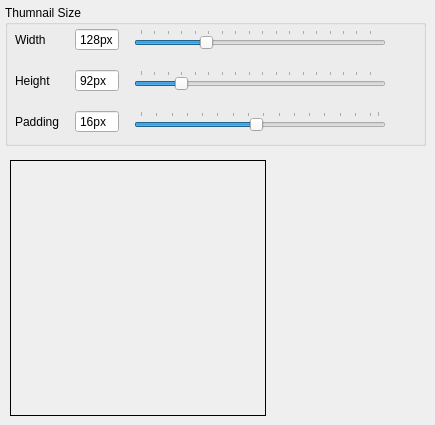
      <widget class="QWidget" name="tabThumbnails">
       <attribute name="icon">
        <iconset resource="../Icons/icons.qrc">
         <normaloff>:/Window/thumbnail.png</normaloff>:/Window/thumbnail.png</iconset>
       </attribute>
       <attribute name="title">
        <string/>
       </attribute>
       <attribute name="toolTip">
        <string>Thumbnail Settings</string>
       </attribute>
       <attribute name="whatsThis">
        <string>Change how image thumbnails appear</string>
       </attribute>
       <widget class="QGroupBox" name="thumbSizeGroupBox">
        <property name="geometry">
         <rect>
          <x>5</x>
          <y>5</y>
          <width>421</width>
          <height>141</height>
         </rect>
        </property>
        <property name="title">
         <string>Thumnail Size</string>
        </property>
        <widget class="QWidget" name="layoutWidget">
         <property name="geometry">
          <rect>
           <x>10</x>
           <y>20</y>
           <width>371</width>
           <height>111</height>
          </rect>
         </property>
         <layout class="QGridLayout" name="thumbSizeLayout" rowstretch="0,0,0">
          <property name="spacing">
           <number>15</number>
          </property>
          <item row="0" column="0">
           <widget class="QLabel" name="widthLabel">
            <property name="text">
             <string>Width</string>
            </property>
            <property name="buddy">
             <cstring>widthSpinBox</cstring>
            </property>
           </widget>
          </item>
          <item row="0" column="1">
           <widget class="QSpinBox" name="widthSpinBox">
            <property name="readOnly">
             <bool>true</bool>
            </property>
            <property name="buttonSymbols">
             <enum>QAbstractSpinBox::NoButtons</enum>
            </property>
            <property name="suffix">
             <string>px</string>
            </property>
            <property name="minimum">
             <number>32</number>
            </property>
            <property name="maximum">
             <number>384</number>
            </property>
            <property name="value">
             <number>128</number>
            </property>
           </widget>
          </item>
          <item row="1" column="2">
           <widget class="QSlider" name="heightSlider">
            <property name="minimum">
             <number>32</number>
            </property>
            <property name="maximum">
             <number>384</number>
            </property>
            <property name="pageStep">
             <number>20</number>
            </property>
            <property name="value">
             <number>92</number>
            </property>
            <property name="orientation">
             <enum>Qt::Horizontal</enum>
            </property>
            <property name="invertedAppearance">
             <bool>false</bool>
            </property>
            <property name="invertedControls">
             <bool>false</bool>
            </property>
            <property name="tickPosition">
             <enum>QSlider::TicksAbove</enum>
            </property>
            <property name="tickInterval">
             <number>20</number>
            </property>
           </widget>
          </item>
          <item row="1" column="1">
           <widget class="QSpinBox" name="heightSpinBox">
            <property name="readOnly">
             <bool>true</bool>
            </property>
            <property name="buttonSymbols">
             <enum>QAbstractSpinBox::NoButtons</enum>
            </property>
            <property name="suffix">
             <string>px</string>
            </property>
            <property name="minimum">
             <number>32</number>
            </property>
            <property name="maximum">
             <number>384</number>
            </property>
            <property name="value">
             <number>92</number>
            </property>
           </widget>
          </item>
          <item row="0" column="2">
           <widget class="QSlider" name="widthSlider">
            <property name="minimum">
             <number>32</number>
            </property>
            <property name="maximum">
             <number>384</number>
            </property>
            <property name="pageStep">
             <number>20</number>
            </property>
            <property name="value">
             <number>128</number>
            </property>
            <property name="orientation">
             <enum>Qt::Horizontal</enum>
            </property>
            <property name="invertedAppearance">
             <bool>false</bool>
            </property>
            <property name="invertedControls">
             <bool>false</bool>
            </property>
            <property name="tickPosition">
             <enum>QSlider::TicksAbove</enum>
            </property>
            <property name="tickInterval">
             <number>20</number>
            </property>
           </widget>
          </item>
          <item row="2" column="1">
           <widget class="QSpinBox" name="paddingSpinBox">
            <property name="readOnly">
             <bool>true</bool>
            </property>
            <property name="buttonSymbols">
             <enum>QAbstractSpinBox::NoButtons</enum>
            </property>
            <property name="suffix">
             <string>px</string>
            </property>
            <property name="minimum">
             <number>1</number>
            </property>
            <property name="maximum">
             <number>32</number>
            </property>
            <property name="value">
             <number>16</number>
            </property>
           </widget>
          </item>
          <item row="2" column="2">
           <widget class="QSlider" name="paddingSlider">
            <property name="minimum">
             <number>1</number>
            </property>
            <property name="maximum">
             <number>32</number>
            </property>
            <property name="pageStep">
             <number>8</number>
            </property>
            <property name="value">
             <number>16</number>
            </property>
            <property name="orientation">
             <enum>Qt::Horizontal</enum>
            </property>
            <property name="invertedAppearance">
             <bool>false</bool>
            </property>
            <property name="invertedControls">
             <bool>false</bool>
            </property>
            <property name="tickPosition">
             <enum>QSlider::TicksAbove</enum>
            </property>
            <property name="tickInterval">
             <number>2</number>
            </property>
           </widget>
          </item>
          <item row="1" column="0">
           <widget class="QLabel" name="heightLabel">
            <property name="text">
             <string>Height</string>
            </property>
            <property name="buddy">
             <cstring>heightSpinBox</cstring>
            </property>
           </widget>
          </item>
          <item row="2" column="0">
           <widget class="QLabel" name="paddingLabel">
            <property name="text">
             <string>Padding</string>
            </property>
            <property name="buddy">
             <cstring>paddingSpinBox</cstring>
            </property>
           </widget>
          </item>
         </layout>
        </widget>
       </widget>
       <widget class="QLabel" name="thumbPreviewLabel">
        <property name="geometry">
         <rect>
          <x>10</x>
          <y>160</y>
          <width>256</width>
          <height>256</height>
         </rect>
        </property>
        <property name="frameShape">
         <enum>QFrame::Box</enum>
        </property>
        <property name="text">
         <string/>
        </property>
        <property name="pixmap">
         <pixmap resource="../Icons/icons.qrc">:/Misc/photoviewer.png</pixmap>
        </property>
        <property name="scaledContents">
         <bool>true</bool>
        </property>
        <property name="alignment">
         <set>Qt::AlignCenter</set>
        </property>
        <property name="textInteractionFlags">
         <set>Qt::NoTextInteraction</set>
        </property>
       </widget>
      </widget>
